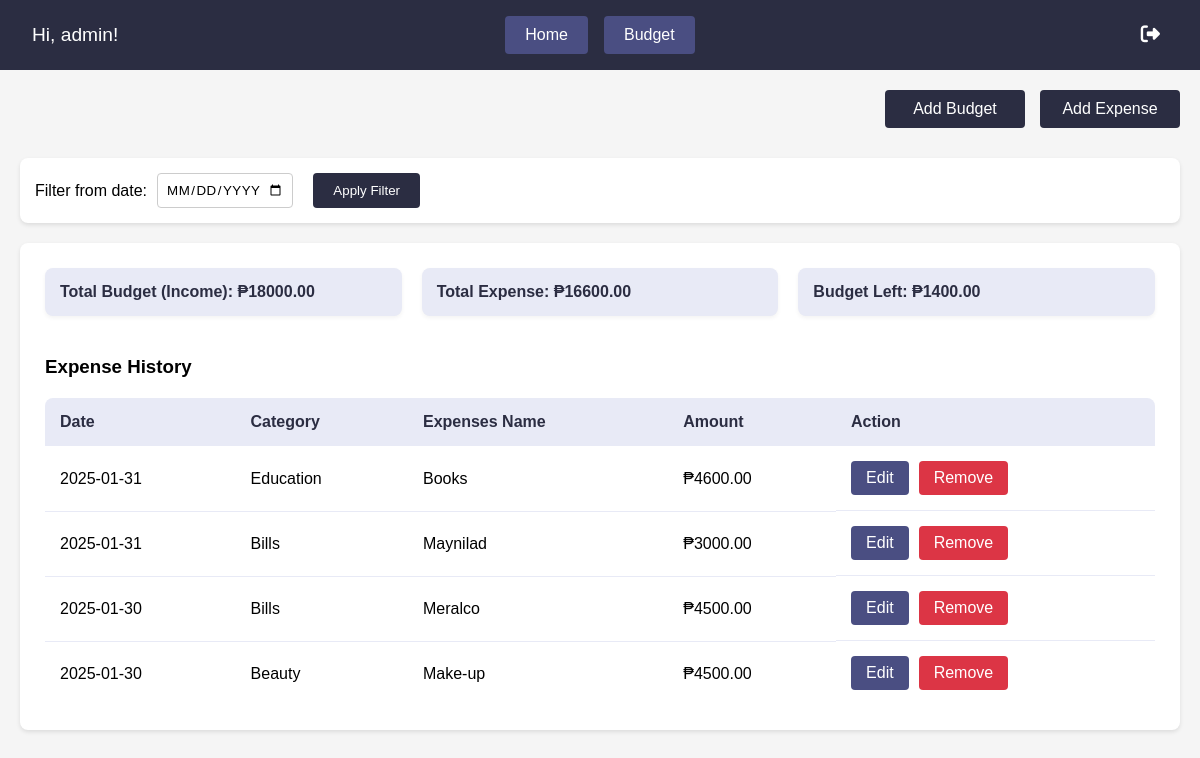
Page /budget/ (signed in) on the committed database.
### app/models.py (models this page shows, shortened)
class Budget(models.Model):
    total_income = models.DecimalField(max_digits=10, decimal_places=2, default=0)
    total_expense = models.DecimalField(max_digits=10, decimal_places=2, default=0)
    budget_left = models.DecimalField(max_digits=10, decimal_places=2, default=0)
    start_date = models.DateField(default=timezone.now)
    last_updated = models.DateTimeField(auto_now=True)
    def calculate_budget(self, start_date=None):
        if start_date:
            income_query = Income.objects.filter(date_added__gte=start_date)
            expense_query = Expense.objects.filter(date_spent__gte=start_date)
        else:
            income_query = Income.objects.all()
            expense_query = Expense.objects.all()
        self.total_income = income_query.aggregate(Sum('amount'))['amount__sum'] or 0
        self.total_expense = expense_query.aggregate(Sum('amount'))['amount__sum'] or 0
        self.budget_left = self.total_income - self.total_expense
        self.save()

class Expense(models.Model):
    name = models.CharField(max_length=100)
    amount = models.DecimalField(max_digits=10, decimal_places=2, default=0, validators=[MinValueValidator(0)])
    category = models.ForeignKey(Category, on_delete=models.SET_NULL, null=True, blank=True)
    date_spent = models.DateField(default=timezone.now)

class Category(models.Model):
    name = models.CharField(max_length=100)
    created_date = models.DateField(auto_now_add=True)
    def __str__(self):
        return self.name

### app/views.py (the view)
# urls.py: path('budget/', BudgetListView.as_view(), name='budget_list'),
class BudgetListView(ListView):
    model = Expense
    template_name = 'app/budget_list.html'
    context_object_name = 'expenses'
    def get_context_data(self, **_):
        context = super().get_context_data()
        start_date = self.request.GET.get('start_date')
        budget = Budget.objects.first()
        if not budget:
            budget = Budget.objects.create()
        if start_date:
            expenses = Expense.objects.filter(date_spent=start_date).order_by('-date_spent')
            income = Income.objects.filter(date_added=start_date).aggregate(Sum('amount'))['amount__sum'] or 0
            expense_total = expenses.aggregate(Sum('amount'))['amount__sum'] or 0
            budget.total_income = income
            budget.total_expense = expense_total
            budget.budget_left = income - expense_total
            budget.save()
            context['expenses'] = expenses
            context['selected_date'] = start_date
        else:
            budget.calculate_budget()
            context['expenses'] = Expense.objects.all().order_by('-date_spent')
        context['budget'] = budget
        context['income'] = Income.objects.first()
        return context

### app/templates/app/budget_list.html (shortened to what this page needs)
{% extends 'app/base.html' %}
{% block content %}
    {% include 'app/navbar.html' %}
    <div class="main-content">
        <div class="action-buttons-container">
            <a href="{% url 'income_add' %}" class="btn">Add Budget</a>
            <a href="{% url 'expense_add' %}" class="btn">Add Expense</a>
        </div>
        <div class="date-filter-container" style="margin: 20px 0;">
            <form method="get" style="display: flex; gap: 10px; align-items: center;">
                <label for="start_date">Filter from date:</label>
                <input type="date" id="start_date" name="start_date"
                       value="{{ selected_date|default:'' }}"
                       style="padding: 8px; border-radius: 4px; border: 1px solid #ccc;">
                <button type="submit" class="btn" style="margin-left: 10px;">Apply Filter</button>
            </form>
        </div>
        <div class="budget-dashboard">
            <div class="budget-summary">
                <h3>Total Budget (Income): ₱{{ budget.total_income|floatformat:2 }}</h3>
                <h3>Total Expense: ₱{{ budget.total_expense|floatformat:2 }}</h3>
                <h3>Budget Left: ₱{{ budget.budget_left|floatformat:2 }}</h3>
            </div>
            <h3>Expense History</h3>
            <table>
                <thead>
                <tr>
                    <th>Date</th>
                    <th>Category</th>
                    <th>Expenses Name</th>
                    <th>Amount</th>
                    <th>Action</th>
                </tr>
                </thead>
                <tbody>
                {% for expense in expenses %}
                    <tr>
                        <td>{{ expense.date_spent|date:"Y-m-d" }}</td>
                        <td>{{ expense.category }}</td>
                        <td>{{ expense.name }}</td>
                        <td>₱{{ expense.amount|floatformat:2 }}</td>
                        <td class="action-buttons">
                            <a href="{% url 'expense_edit' expense.pk %}" class="btn btn-secondary">Edit</a>
                            <a href="{% url 'expense_delete' expense.pk %}" class="btn btn-danger">Remove</a>
                        </td>
                    </tr>
                {% endfor %}
                </tbody>
            </table>
        </div>
    </div>
{% endblock %}

### app/templates/app/navbar.html
{% block content %}
    <nav class="navbar">
        <div class="nav-left">
            <span class="greeting">Hi, {{ user.username }}!</span>
        </div>
        <div class="nav-center">
            <a href="{% url 'home' %}" class="nav-link">Home</a>
            <a href="{% url 'budget_list' %}" class="nav-link">Budget</a>
        </div>
        <div class="nav-right">
            <button type="button" onclick="showModal()" class="logout-btn" title="Logout">
                <i class="fas fa-sign-out-alt"></i>
            </button>
        </div>
    </nav>
{% endblock content %}

### static/css/base.css (style rules this page uses)
body { margin: 0; padding: 0; font-family: Arial, sans-serif; background-color: #f5f5f5; }
.navbar { background-color: #2b2d42; padding: 15px; display: flex; justify-content: center; align-items: center; gap: 20px; }
.navbar a { color: white; text-decoration: none; padding: 10px 20px; border-radius: 4px; background-color: #4a4e82; transition: background-color 0.3s ease; }
.main-content { max-width: 1200px; margin: 20px auto; padding: 0 20px; }
.action-buttons-container { display: flex; justify-content: flex-end; gap: 15px; margin-bottom: 30px; }
.budget-dashboard { background-color: white; border-radius: 8px; padding: 25px; box-shadow: 0 2px 4px rgba(0, 0, 0, 0.1); }
.budget-summary { display: grid; grid-template-columns: repeat(3, 1fr); gap: 20px; margin-bottom: 40px; }
.budget-summary h3 { margin: 0; padding: 15px; background-color: #e8eaf6; border-radius: 8px; color: #2b2d42; font-size: 16px; box-shadow: 0 2px 4px rgba(0, 0, 0, 0.05); }
table { width: 100%; border-collapse: collapse; margin-top: 20px; background-color: white; border-radius: 8px; overflow: hidden; }
th { background-color: #e8eaf6; color: #2b2d42; padding: 15px; text-align: left; font-weight: bold; }
td { padding: 15px; border-bottom: 1px solid #e8eaf6; }
tr:last-child td { border-bottom: none; }
.btn { padding: 10px 20px; border: none; border-radius: 4px; cursor: pointer; text-decoration: none; display: inline-block; text-align: center; background-color: #2b2d42; color: white; transition: all 0.3s ease; min-width: 100px; }
.btn-secondary { background-color: #4a4e82; }
.btn-danger { background-color: #dc3545; }
.action-buttons { display: flex; gap: 10px; }
.action-buttons .btn { min-width: auto; padding: 8px 15px; }
.date-filter-container input[type="date"] { padding: 8px; border-radius: 4px; border: 1px solid #ccc; }
.date-filter-container { background: white; padding: 15px; border-radius: 8px; box-shadow: 0 2px 4px rgba(0,0,0,0.1); margin-bottom: 20px; }
.navbar { background-color: #2B2D42; padding: 1rem 2rem; display: flex; justify-content: space-between; align-items: center; color: white; }
.nav-left { flex: 1; }
.greeting { font-size: 1.2rem; font-weight: 500; color: white; }
.nav-center { flex: 2; display: flex; justify-content: center; gap: 1rem; }
.nav-link { background-color: white; color: #2B2D42; text-decoration: none; padding: 0.5rem 1.5rem; border-radius: 20px; font-weight: 500; transition: all 0.3s ease; }
.nav-right { flex: 1; display: flex; justify-content: flex-end; }
.logout-btn { background: none; border: none; color: white; cursor: pointer; font-size: 1.2rem; padding: 0.5rem; display: flex; align-items: center; justify-content: center; transition: all 0.3s ease; }
input[type="date"] { font-family: inherit; text-transform: uppercase; letter-spacing: 0.5px; }

### rows in the picture
Budget: total_income "18000.00", total_expense "16600.00", budget_left "1400.00"
Expense: date_spent "2025-01-31", category "Education", name "Books", amount "4600.00"
Expense: date_spent "2025-01-31", category "Bills", name "Maynilad", amount "3000.00"
Expense: date_spent "2025-01-30", category "Bills", name "Meralco", amount "4500.00"
Expense: date_spent "2025-01-30", category "Beauty", name "Make-up", amount "4500.00"

### other values in the picture
{{ user.username }} "admin"
